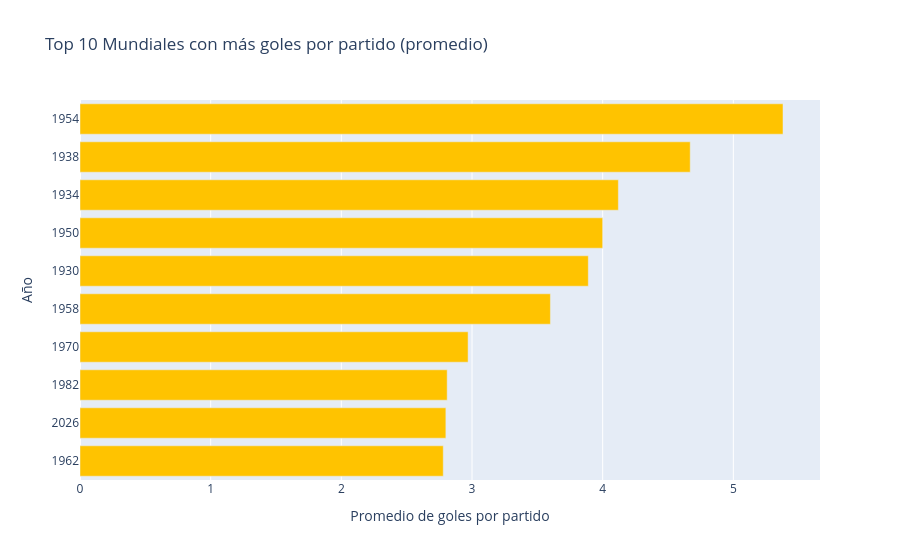

Notebook source saved alongside this figure:
### Markdown cell above
## Ranking: ¿cuáles Mundiales tuvieron más goles por partido?

### Code cell
viz.ranking_goles_por_edicion(top_n=10).show()

### Figure 1 — Plotly figure (JSON) as saved in the notebook; plotly's stock layout.template omitted (floating-point values rounded to 4 significant figures)
{"data": [{"customdata": [[140, 26], [84, 18], [70, 17], [88, 22], [70, 18], [126, 35], [95, 32], [146, 52], [280, 100], [89, 32]], "hovertemplate": "Promedio de goles por partido=%{x}<br>total_goles=%{customdata[0]}<br>partidos=%{customdata[1]}<extra></extra>", "legendgroup": "", "marker": {"color": "#FFC300", "pattern": {"shape": ""}}, "name": "", "orientation": "h", "showlegend": false, "textposition": "auto", "type": "bar", "x": [5.38, 4.67, 4.12, 4.0, 3.89, 3.6, 2.97, 2.81, 2.8, 2.78], "xaxis": "x", "y": [1954, 1938, 1934, 1950, 1930, 1958, 1970, 1982, 2026, 1962], "yaxis": "y"}], "layout": {"barmode": "relative", "legend": {"tracegroupgap": 0}, "title": {"text": "Top 10 Mundiales con más goles por partido (promedio)"}, "xaxis": {"anchor": "y", "domain": [0.0, 1.0], "title": {"text": "Promedio de goles por partido"}}, "yaxis": {"anchor": "x", "categoryorder": "total ascending", "domain": [0.0, 1.0], "title": {"text": "Año"}, "type": "category"}}}
